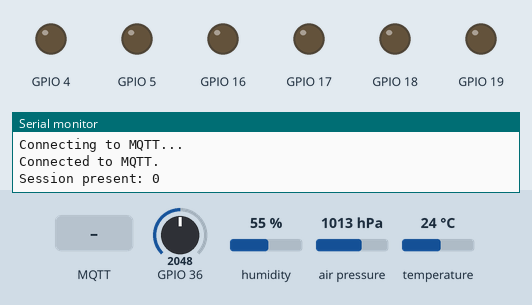
Bench run of a program on a simulated ESP32. Parts: output pins drawn as LEDs (lit = HIGH), the last lines printed to the serial monitor. The test bench sets the inputs (shaded band); at power-on: GPIO 36 = 2048, humidity 55 %, air pressure 1013 hPa, temperature 24 °C. WiFi joins after 1.5 s; servers stay silent unless stated; no MQTT or app messages arrive unless stated.

Above: at 1.8 s.
1.9 s: MQTT message "1" arrives on the second subscribed topic
At 2.8 s:
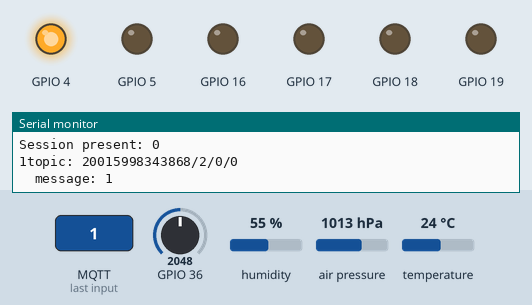
3.4 s: MQTT message "1" arrives on the third subscribed topic
At 3.9 s:
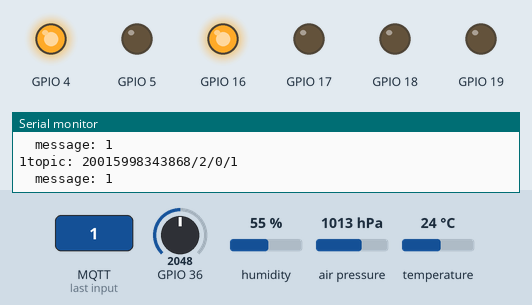
4.9 s: MQTT message "0" arrives on the second subscribed topic
At 6.1 s:
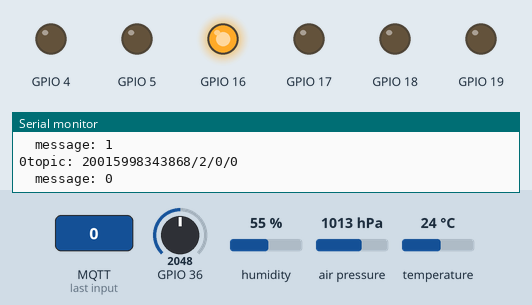
6.4 s: MQTT message "2" arrives on the second subscribed topic
At 7.4 s:
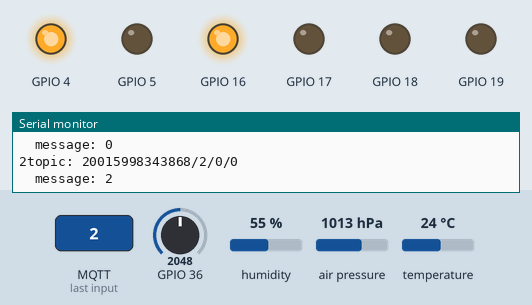
7.9 s: MQTT message "0" arrives on the third subscribed topic
At 8.6 s:
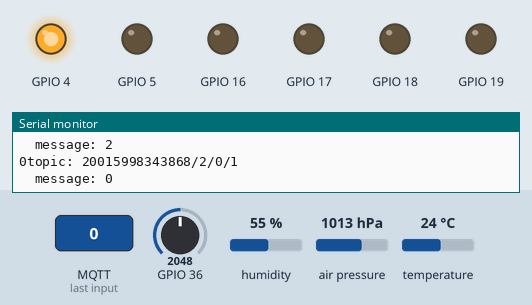
Timing chart, 0 to 10.4 s (numbered marks = the images above; inputs shaded):
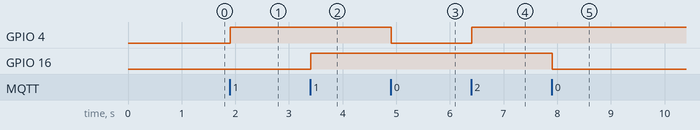

Measured:
- after the input at 1.9 s, GPIO 4: LOW → HIGH at once
- after the input at 3.4 s, GPIO 16: LOW → HIGH at once
- after the input at 4.9 s, GPIO 4: HIGH → LOW at once
- after the input at 6.4 s, GPIO 4: LOW → HIGH at once
- after the input at 7.9 s, GPIO 16: HIGH → LOW at once

The program:

main.cpp
```cpp
#include <Arduino.h>
#include <WiFi.h>
#include <AsyncMqttClient.h>
#include <iostream>
#include <vector>
#include "Grower.h"
#include "sensors/SystemSensorHandler.h"
#include "sensors/LightSensorHandler.h"
#include "sensors/AirSensorHandler.h"
#include "sensors/SoilSensorHandler.h"
#include "sensors/Sensor.h"
#include "controls/Control.h"


#define GPIO_CONTROL_SOCKET_1 4
#define GPIO_CONTROL_SOCKET_2 16
#define GPIO_CONTROL_SOCKET_3 17
#define GPIO_CONTROL_SOCKET_4 5
#define GPIO_CONTROL_SOCKET_5 18
#define GPIO_CONTROL_SOCKET_6 19

#define GPIO_SENSOR_SOIL_HUMIDITY_1 36

#define MAIN_TOPIC_SYSTEM "system"
#define SYSTEM_TOPIC_RESTART "restart"
#define SYSTEM_TOPIC_INFO "info"
#define SYSTEM_TOPIC_MONITOR "monitor"

#define MAIN_TOPIC_SENSOR "sensor"

#define MAIN_TOPIC_CONTROL "control"
// for sync control state
#define CONTROL_TOPIC_STATE "state"


enum class Topic {
    Info,
    Sensor,
    Control,
};

enum class InfoType {
    System,
    Controls,
    Sensors,
};

enum class SystemInfoType {
    Setup,
};


enum class SystemSensorID {
    State,
};

const char *wifiSsid = "MW45V_5171";
const char *wifiPassword = "00648602";

const char *mqttHost = "192.168.1.164";
const int mqttPort = 1883;
const char *mqttUser = "xlink";
const char *mqttPass = "xlink";

const long sensorInterval = 1000;
unsigned long previousMillis = 0;

AsyncMqttClient mqttClient;
TimerHandle_t mqttReconnectTimer;
TimerHandle_t wifiReconnectTimer;


Grower *device;


void connectToWifi() {
    Serial.println("Connecting to Wi-Fi...");
    WiFi.begin(wifiSsid, wifiPassword);
}


void connectToMqtt() {
    Serial.println("Connecting to MQTT...");
    mqttClient.connect();
}


void WiFiEvent(WiFiEvent_t event) {
    Serial.printf("[WiFi-event] event: %d\n", event);

    switch (event) {
        case SYSTEM_EVENT_STA_GOT_IP:
            Serial.println("WiFi connected");
            Serial.println("IP address: ");
            Serial.println(WiFi.localIP());
            connectToMqtt();
            break;
        case SYSTEM_EVENT_STA_DISCONNECTED:
            Serial.println("WiFi lost connection");
            xTimerStop(mqttReconnectTimer, 0);
            xTimerStart(wifiReconnectTimer, 0);
            break;
    }
}


void onMqttDisconnect(AsyncMqttClientDisconnectReason reason) {
    Serial.println("Disconnected from MQTT.");
    Serial.print("Reason: ");
    Serial.println((uint8_t) reason);

    if (WiFi.isConnected()) {
        xTimerStart(mqttReconnectTimer, 0);
    }
}


void onMqttSubscribe(uint16_t packetId, uint8_t qos) {
//    Serial.println("Subscribe acknowledged.");
//    Serial.print("  packetId: ");
//    Serial.println(packetId);
//    Serial.print("  qos: ");
//    Serial.println(qos);
}


void onMqttUnsubscribe(uint16_t packetId) {
    Serial.println("Unsubscribe acknowledged.");
    Serial.print("  packetId: ");
    Serial.println(packetId);
}


void onMqttPublish(uint16_t packetId) {
//    Serial.println("Publish acknowledged.");
//    Serial.print("  packetId: ");
//    Serial.println(packetId);
}


String buildTopic(Topic topic, short type, short id) {
    return (device->getId() + "/" + (short) topic + "/" + type + "/" + id);
}


void onMqttConnect(bool sessionPresent) {
    Serial.println("Connected to MQTT.");

    Serial.print("Session present: ");
    Serial.println(sessionPresent);

    // Subscribe to restart
    String controlSystemRestartTopic =
        buildTopic(Topic::Control, (short) ControlType::System, (short) SystemControlType::Restart);
    mqttClient.subscribe(controlSystemRestartTopic.c_str(), 0);

    // Subscribe to Controls
    for (Control control: device->getControls()) {
        String controlTopic = buildTopic(Topic::Control, (short) control.getType(), control.getId());
        mqttClient.subscribe(controlTopic.c_str(), 0);
    }

    // Publish system setup
    String systemSetupInfoTopic =
        buildTopic(Topic::Info, (short) InfoType::System, (short) SystemInfoType::Setup);
    mqttClient.publish(systemSetupInfoTopic.c_str(), 0, false, Grower::getSystemInfo().c_str());
}


int len(std::string str) {
    int length = 0;
    for (int i = 0; str[i] != '\0'; i++) {
        length++;
    }
    return length;
}


std::vector<std::string> split(std::string topic, char sep) {
    std::vector<std::string> list;

    int currIndex = 0, startIndex = 0, endIndex, i = 0;

    while (i <= len(topic)) {
        if (topic[i] == sep || i == len(topic)) {
            endIndex = i;
            std::string subStr;
            subStr.append(topic, startIndex, endIndex - startIndex);
            list.push_back(subStr);
            currIndex += 1;
            startIndex = endIndex + 1;
        }
        i++;
    }
    return list;
}


void onMqttMessage(char *topic, char *payload, AsyncMqttClientMessageProperties properties, size_t len, size_t index,
                   size_t total) {
    String message;
    for (int i = 0; i < len; i++) {
        message += (char) payload[i];
    }
    Serial.print(message);

    Serial.print("topic: ");
    Serial.println(topic);
    Serial.print("  message: ");
    Serial.println(message);

    std::vector<std::string> sTopic = split(topic, '/');

    if ((Topic) std::stoi(sTopic[1]) == Topic::Control) {
        auto controlType = (ControlType) std::stoi(sTopic[2]);
        int controlId = std::stoi(sTopic[3]);
        int controlValue = std::stoi(message.c_str());

        Control control = device->getControl(controlType, controlId);
        control.setValue(controlValue);
    }
}


void setup() {
    Serial.begin(115200);


    device = new Grower(
        String(ESP.getEfuseMac()),
        {
            *new Control(0, ControlType::Socket, GPIO_CONTROL_SOCKET_1),
            *new Control(1, ControlType::Socket, GPIO_CONTROL_SOCKET_2),
            *new Control(2, ControlType::Socket, GPIO_CONTROL_SOCKET_3),
            *new Control(3, ControlType::Socket, GPIO_CONTROL_SOCKET_4),
            *new Control(4, ControlType::Socket, GPIO_CONTROL_SOCKET_5),
            *new Control(5, ControlType::Socket, GPIO_CONTROL_SOCKET_6)
        },
        {
            *new Sensor(0, SensorType::System, new SystemSensorHandler()),
            *new Sensor(0, SensorType::Light, new LightSensorHandler()),
            *new Sensor(0, SensorType::Air, new AirSensorHandler()),
            *new Sensor(0, SensorType::Soil, new SoilSensorHandler(GPIO_SENSOR_SOIL_HUMIDITY_1))
        }
    );

    mqttReconnectTimer = xTimerCreate(
        "mqttTimer",
        pdMS_TO_TICKS(2000),
        pdFALSE,
        (void *) nullptr,
        reinterpret_cast<TimerCallbackFunction_t>(connectToMqtt)
    );
    wifiReconnectTimer = xTimerCreate(
        "wifiTimer",
        pdMS_TO_TICKS(2000),
        pdFALSE,
        (void *) nullptr,
        reinterpret_cast<TimerCallbackFunction_t>(connectToWifi)
    );

    WiFi.onEvent(WiFiEvent);

    mqttClient.onConnect(onMqttConnect);
    mqttClient.onDisconnect(onMqttDisconnect);
    mqttClient.onSubscribe(onMqttSubscribe);
    mqttClient.onUnsubscribe(onMqttUnsubscribe);
    mqttClient.onMessage(onMqttMessage);
    mqttClient.onPublish(onMqttPublish);

    mqttClient.setClientId(device->getId().c_str());
    mqttClient.setCredentials(mqttUser, mqttPass);
    mqttClient.setServer(mqttHost, mqttPort);

    connectToWifi();
}


void loop() {
    unsigned long currentMillis = millis();

    if (currentMillis - previousMillis >= sensorInterval) {
        previousMillis = currentMillis;

        for (Sensor sensor: device->getSensors()) {
            if (sensor.getStatus()) {
                String topic = buildTopic(Topic::Sensor, (short) sensor.getType(), (short) sensor.getId());
                String payload = sensor.getData();
                mqttClient.publish(topic.c_str(), 0, false, payload.c_str());
            }
        }
    }
}
```

Grower.h
```cpp
//
// Created by mikestotik on 18.12.22.
//

#ifndef GROW_DEVICE_GROWER_H
#define GROW_DEVICE_GROWER_H


#include <list>
#include <Arduino.h>
#include <ArduinoJson.h>
#include "controls/Control.h"
#include "sensors/Sensor.h"
#include "sensors/SensorValue.h"


class Grower {
    String id;
    std::list<Control> controls;
    std::list<Sensor> sensors;

public:
    static String getSystemInfo() {
        DynamicJsonDocument info(2048);
        // Internal RAM
        info["heapSize"] = ESP.getHeapSize(); // total heap size
        info["freeHeap"] = ESP.getFreeHeap(); // available heap
        info["minFreeHeap"] = ESP.getMinFreeHeap(); // lowest level of free heap since boot
        info["maxAllocHeap"] = ESP.getMaxAllocHeap(); // largest block of heap that can be allocated at once

        // SPI RAM
        info["psramSize"] = ESP.getPsramSize();
        info["freePsram"] = ESP.getFreePsram();
        info["minFreePsram"] = ESP.getMinFreePsram();
        info["maxAllocPsram"] = ESP.getMaxAllocPsram();

        info["chipRevision"] = ESP.getChipRevision();
        info["chipModel"] = ESP.getChipModel();
        info["chipCores"] = ESP.getChipCores();
        info["cpuFreqMHz"] = ESP.getCpuFreqMHz();
        info["cycleCount"] = ESP.getCycleCount();
        info["sdkVersion"] = ESP.getSdkVersion();

        info["flashChipSize"] = ESP.getFlashChipSize();
        info["flashChipSpeed"] = ESP.getFlashChipSpeed();
        info["flashChipMode"] = ESP.getFlashChipMode();

        info["sketchSize"] = ESP.getSketchSize();
        info["sketchMD5"] = ESP.getSketchMD5();
        info["freeSketchSpace"] = ESP.getFreeSketchSpace();

        String infoJson;
        serializeJsonPretty(info, infoJson);

        return infoJson;
    }


    Grower(String id, std::list<Control> relays, std::list<Sensor> sensors) :
        id(std::move(id)),
        controls(std::move(relays)),
        sensors(std::move(sensors)) {
    }


    String getId() {
        return this->id;
    }


    std::list<Control> getControls() {
        return this->controls;
    }


    std::list<Sensor> getSensors() {
        return this->sensors;
    }


    Control getControl(ControlType type, int controlId) {
        for (Control control: this->controls) {
            if (control.getType() == type && control.getId() == controlId) {
                return control;
            }
        }
    }
};


#endif //GROW_DEVICE_GROWER_H
```

Control.h
```cpp
//
// Created by mikestotik on 18.12.22.
//


#ifndef GROW_DEVICE_RELAY_H
#define GROW_DEVICE_RELAY_H


enum class ControlType {
    Socket,
    System,
};


enum class SystemControlType {
    Restart,
};


class Control {
    short id;
    short pin;
    ControlType type;

public:
    explicit Control(short id, ControlType type, short pin) : id(id), type(type), pin(pin) {
        pinMode(pin, OUTPUT);
    }


    short int getId() const {
        return this->id;
    }


    void setValue(int value) const {
        if (this->getValue() != value) {
            digitalWrite(this->pin, value);
        }
    }


    int getValue() const {
        return digitalRead(this->pin);
    }


    ControlType getType() {
        return this->type;
    }
};


#endif //GROW_DEVICE_RELAY_H
```

AirSensorHandler.h
```cpp
//
// Created by mikestotik on 18.12.22.
//

#ifndef GROW_DEVICE_AIRSENSORHANDLER_H
#define GROW_DEVICE_AIRSENSORHANDLER_H


#include <Wire.h>
#include <Adafruit_BME280.h>
#include <Adafruit_Sensor.h>


#define I2C_BME280_ADDRESS 0x76

#define SEA_LEVEL_PRESSURE_HPA (1013.25)

Adafruit_BME280 bme;


class AirSensorHandler : public SensorHandler {
    bool status;

public:
    AirSensorHandler() {
        this->status = bme.begin(I2C_BME280_ADDRESS);
        if (!status) {
            Serial.println("Could not find a valid BME280 sensor, check wiring!");
        }
    }


    std::list<SensorValue> getMeta() override {
        return {
            *new SensorValue(0, "temperature", 0, 1024),
            *new SensorValue(1, "humidity", 0, 1024),
            *new SensorValue(2, "pressure", 0, 1024)
        };
    }


    bool getStatus() override {
        if (!this->status) {
            this->status = bme.begin(I2C_BME280_ADDRESS);
        }
        return this->status;
    }


    String getData() override {
        StaticJsonDocument<1024> data;
        data["temperature"] = bme.readTemperature();
        data["humidity"] = bme.readHumidity();
        data["pressure"] = bme.readPressure() / 100.0F;

        String json;
        serializeJsonPretty(data, json);
        return json;
    }
};


#endif //GROW_DEVICE_AIRSENSORHANDLER_H
```

LightSensorHandler.h
```cpp
//
// Created by mikestotik on 18.12.22.
//

#ifndef GROW_DEVICE_LIGHTSENSORHANDLER_H
#define GROW_DEVICE_LIGHTSENSORHANDLER_H


class LightSensorHandler : public SensorHandler {
    bool status = false;

public:
    std::list<SensorValue> getMeta() override {
        return {
            *new SensorValue(0, "lux", 0, 100),
            *new SensorValue(1, "infrared", 0, 100),
            *new SensorValue(2, "full", 0, 100),
            *new SensorValue(3, "visible", 0, 100),
        };
    }


    bool getStatus() override {
        return this->status;
    }


    String getData() override {
        StaticJsonDocument<1024> data;
        data["lux"] = 32;
        data["infrared"] = 43;
        data["full"] = 23;
        data["visible"] = 23;

        String json;
        serializeJsonPretty(data, json);

        return json;
    }

};


#endif //GROW_DEVICE_LIGHTSENSORHANDLER_H
```

Sensor.h
```cpp
//
// Created by mikestotik on 18.12.22.
//

#ifndef GROW_DEVICE_SENSOR_H
#define GROW_DEVICE_SENSOR_H


#include "SensorValue.h"
#include "SensorHandler.h"


enum class SensorType {
    System,
    Air,
    Soil,
    Light,
};


class Sensor {
    bool status{};
    short int id;
    SensorType type;
    SensorHandler *handler;

public:
    explicit Sensor(short int id, SensorType type, SensorHandler *handler) :
        id(id),
        type(type),
        handler(handler) {
    }


    short int getId() const {
        return this->id;
    }


    bool getStatus() {
        return this->handler->getStatus();
    }


    SensorType getType() {
        return this->type;
    }


    std::list<SensorValue> getMeta() {
        return this->handler->getMeta();
    };


    String getData() {
        return this->handler->getData();
    };
};


#endif //GROW_DEVICE_SENSOR_H
```

SensorHandler.h
```cpp
//
// Created by mikestotik on 18.12.22.
//

#ifndef GROW_DEVICE_SENSORHANDLER_H
#define GROW_DEVICE_SENSORHANDLER_H


class SensorHandler {
public:
    virtual std::list<SensorValue> getMeta() = 0;

    virtual String getData() = 0;

    virtual bool getStatus() = 0;
};


#endif //GROW_DEVICE_SENSORHANDLER_H
```

SensorValue.h
```cpp
//
// Created by mikestotik on 18.12.22.
//

#ifndef GROW_DEVICE_SENSORVALUE_H
#define GROW_DEVICE_SENSORVALUE_H


struct SensorValue {
public:
    short int id;
    String name;
    int max;
    int min;


    SensorValue(short int id, String name, int min, int max) : id(id), name(std::move(name)), min(min), max(max) {};
};


#endif //GROW_DEVICE_SENSORVALUE_H
```

SoilSensorHandler.h
```cpp
//
// Created by mikestotik on 18.12.22.
//

#ifndef GROW_DEVICE_SOILSENSORHANDLER_H
#define GROW_DEVICE_SOILSENSORHANDLER_H


class SoilSensorHandler : public SensorHandler {
    short soilHumidityPin;

public:
    explicit SoilSensorHandler(short soilHumidityPin) : soilHumidityPin(soilHumidityPin) {}


    std::list<SensorValue> getMeta() override {
        return {
            *new SensorValue(0, "humidity", 0, 4048)
        };
    }


    bool getStatus() override {
        int humidity = analogRead(this->soilHumidityPin);
        return humidity != 0;
    }


    String getData() override {
        StaticJsonDocument<1024> data;
        data["humidity"] = analogRead(this->soilHumidityPin);

        String json;
        serializeJsonPretty(data, json);

        return json;
    }


};


#endif //GROW_DEVICE_SOILSENSORHANDLER_H
```

SystemSensorHandler.h
```cpp
//
// Created by mikestotik on 1.01.23.
//

#ifndef XLINK_GROWER_SYSTEMSENSORHANDLER_H
#define XLINK_GROWER_SYSTEMSENSORHANDLER_H


class SystemSensorHandler : public SensorHandler {
    bool status = true;

public:
    std::list<SensorValue> getMeta() override {
        return {
            *new SensorValue(0, "heapSize", 0, 1023),
            *new SensorValue(0, "freeHeap", 0, 1023),
            *new SensorValue(0, "minFreeHeap", 0, 1023),
            *new SensorValue(0, "maxAllocHeap", 0, 1023)
        };
    }


    bool getStatus() override {
        return this->status;
    }


    String getData() override {
        DynamicJsonDocument info(2048);
        info["heapSize"] = ESP.getHeapSize();
        info["freeHeap"] = ESP.getFreeHeap();
        info["minFreeHeap"] = ESP.getMinFreeHeap();
        info["maxAllocHeap"] = ESP.getMaxAllocHeap();

        String infoJson;
        serializeJsonPretty(info, infoJson);

        return infoJson;
    }
};


#endif //XLINK_GROWER_SYSTEMSENSORHANDLER_H
```
